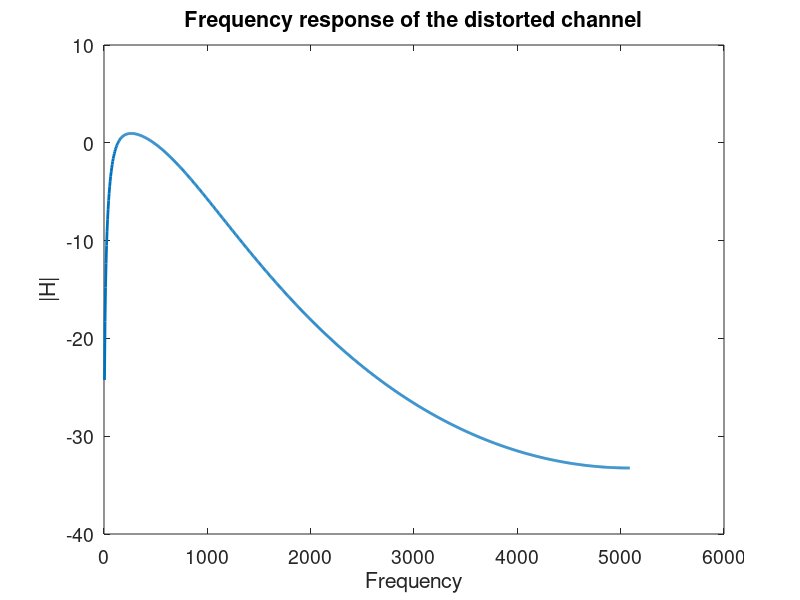

The MATLAB script that drew this image: (Note: this script raises an error after producing the figure.)
clear
close
clc

A = 1;          % Amplitude
rb = 500;      % Bit rate
fs = 32*1000;   % Sampling frequency

Tb = 1/rb;      % Bit interval
Ts = 1/fs;      % Sampling interval


N  = 30;         % Number of bits to be transmitted


%% A distorted ( frequency selective) channe;

den = [1.00,-2.838,3.143,-1.709,0.458,-0.049];
num=0.1*[1,-1];
Ns = floor(Tb/Ts);

[H,w] = freqz(num,den,1024,fs); % Frequency response of the channel
figure(1)
plot(w/pi,20*log10(abs(H)),'LineWidth',2)
xlabel("Frequency")
ylabel("|H|")
title("Frequency response of the distorted channel")
set(gca,'fontsize',14)

%% Transmitted and Received signal

msg = randi([0,1],1,N);            % Binary data
[t,sig] = polar_nrz_lab5(msg,A,rb,fs);   % Polar Non return to zero scheme
distorted= filter(num,den,sig);     % Distorted signal
snr = 0;                            % Setting the SNR
received= awgn(distorted,snr);      % Received signal

figure(2)
plot(t,received,'LineWidth',1.5)
hold on;
plot(t,sig,'LineWidth',1.5)
hold on
xlabel("Time"), 
ylabel("Amplitude")
legend("Received","Transmitted")
title("Transmitted and received signal")
set(gca,'fontsize',14)

%% Matched filtering 

pulse = ones(1,Ns);                                     % Reference pulse
sig_filtered = filter(flip(pulse),1,received);          % Filtered signal
sig_filtered = sig_filtered/(A^2*Ns);                   % Normalizing

figure(3)
plot(t,sig_filtered,"LineWidth",2)
xlabel("Time"), 
ylabel("Amplitude")
title("Filtered")
set(gca,'fontsize',14)
%% Detection 

filtered = sig_filtered(Ns:Ns:end); % Sample at Tb
detected = filtered;
detected(filtered>=0)=1;            % Thresholding
detected(filtered<0)=0;
error = sum(msg~=detected)*(100/N);
disp(strcat("Error = ",num2str(error)," %"))
%% Eye diagram
eyediagram(sig_filtered,Ns);

